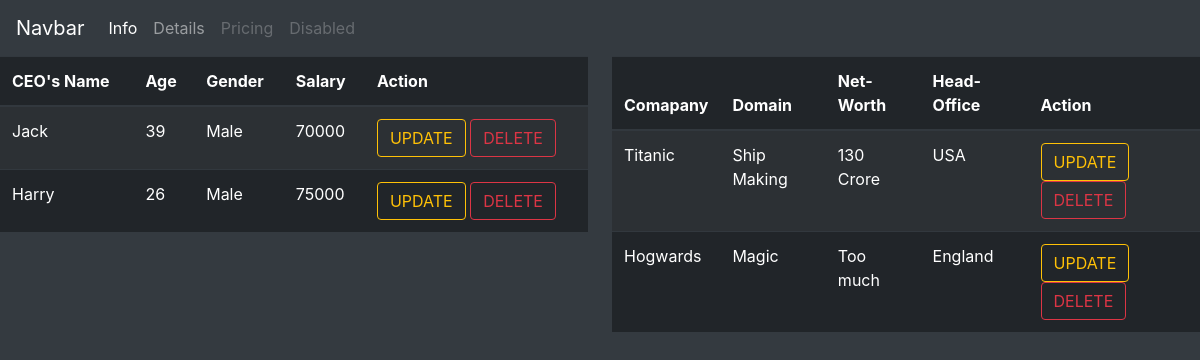
Screenshot of /company_show/ with the database file from the repository.
### company/models.py (models this page shows, shortened)
class Ceo(models.Model):
    full_name = models.CharField(max_length=100)
    age = models.IntegerField()
    gender = models.CharField(max_length=10)
    salary = models.CharField(max_length=10)
    city = models.CharField(max_length=50)

class Company(models.Model):
    ceo = models.OneToOneField(Ceo, on_delete=models.CASCADE)
    company_name = models.CharField(max_length=50)
    company_domain = models.CharField(max_length=50)
    company_revenue = models.CharField(max_length=50)
    company_headoffice = models.CharField(max_length=50)

### company/views.py (the view)
# urls.py: path('company_show/', views.company_show_view, name='show'),
def company_show_view(request):
    data = Company.objects.all()
    dat = Ceo.objects.all()
    context = {'data' : data, 'dat' : dat}
    template_name = 'company/show.html'
    return render(request, template_name, context)

### templates/company/show.html (shortened to what this page needs)
{% extends 'layout.html' %}
{% block content %}
<span style="width: 49%; float: left; ">
    <table class="table table-striped table-dark" >
        <thead class="">
            <tr>
                <th>CEO's Name</th>
                <th>Age</th>
                <th>Gender</th>
                <th>Salary</th>
                <th>Action</th>
            </tr>
        </thead>
        <tbody>
            <tbody>
                {% for obj in dat %}
                <tr>
                    <td>{{obj.full_name}}</td>
                    <td>{{obj.age}}</td>
                    <td>{{obj.gender}}</td>
                    <td>{{obj.salary}}</td>
                    <td>
                        <a href="{% url 'info_update' obj.id %}"><button class="btn btn-outline-warning">UPDATE</button></a>
                        <a href="{% url 'ceo_delete' obj.id %}"><button class="btn btn-outline-danger">DELETE</button></a>
                    </td>
                {% endfor %}
                </tr>
            </tbody>
        </tbody>
    </table>
</span>
    <span style="width: 49%; float: right;">
    <table class="table table-striped table-dark" >
        <thead class="">
            <tr>
                <th>Comapany</th>
                <th>Domain</th>
                <th>Net-Worth</th>
                <th>Head-Office</th>
                <th>Action</th>
            </tr>
        </thead>
        <tbody>
            <tbody>
                {% for obj in data %}
                <tr>
                    <td>{{obj.company_name}}</td>
                    <td>{{obj.company_domain}}</td>
                    <td>{{obj.company_revenue}}</td>
                    <td>{{obj.company_headoffice}}</td>
                    <td>
                        <a href="{% url 'company_update' obj.id %}"><button class="btn btn-outline-warning">UPDATE</button></a>
                        <a href="{% url 'company_delete' obj.id %}"><button class="btn btn-outline-danger">DELETE</button></a>
                    </td>
                {% endfor %}
                </tr>
            </tbody>
        </tbody>
    </table>
    </span>
{% endblock %}

### templates/layout.html (shortened to what this page needs)
<!DOCTYPE html>
<html lang="en">
<head>
  <link rel="stylesheet" href="https://cdn.jsdelivr.net/npm/bootstrap@4.0.0/dist/css/bootstrap.min.css"
>
</head>
<body class="bg-dark">
  <div>
    <nav class="navbar navbar-expand-lg navbar-dark bg-dark">
      <a class="navbar-brand" href="#">Navbar</a>
      <div class="collapse navbar-collapse" id="navbarNav">
        <ul class="navbar-nav">
          <li class="nav-item active">
            <a class="nav-link" href="{% url 'ceo' %}">Info <span class="sr-only">(current)</span></a>
          </li>
          <li class="nav-item">
            <a class="nav-link" href="{% url 'show' %}">Details </a>
          </li>
          <li class="nav-item">
            <a class="nav-link disabled" href="#">Pricing</a>
          </li>
          <li class="nav-item">
            <a class="nav-link disabled" href="#">Disabled</a>
          </li>
        </ul>
      </div>
    </nav>
  </div>
  {% block content %}
  {% endblock %}
</body>
</html>

### rows the page displays
Ceo: full_name "Jack", age "39", gender "Male", salary "70000"
Ceo: full_name "Harry", age "26", gender "Male", salary "75000"
Company: company_name "Titanic", company_domain "Ship Making", company_revenue "130 Crore", company_headoffice "USA"
Company: company_name "Hogwards", company_domain "Magic", company_revenue "Too much", company_headoffice "England"
